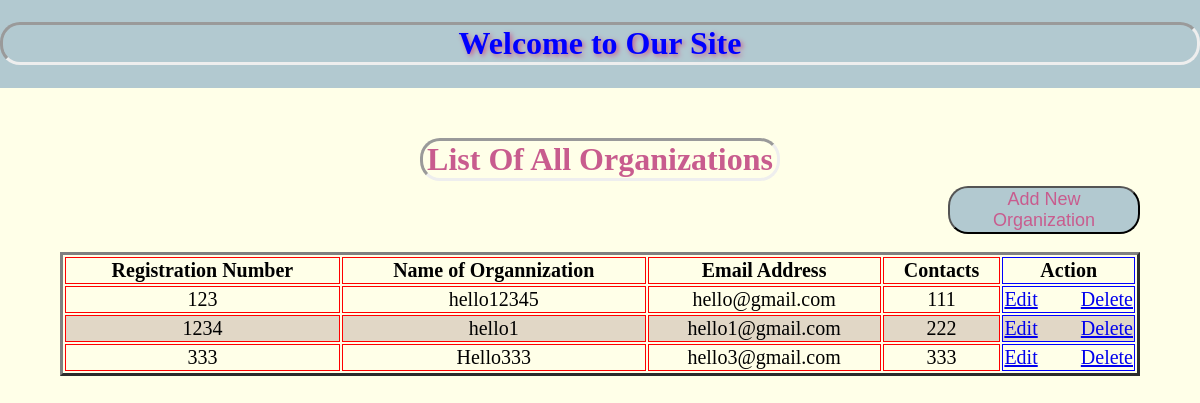
The page /all-charityorganization on the database as committed earlier.
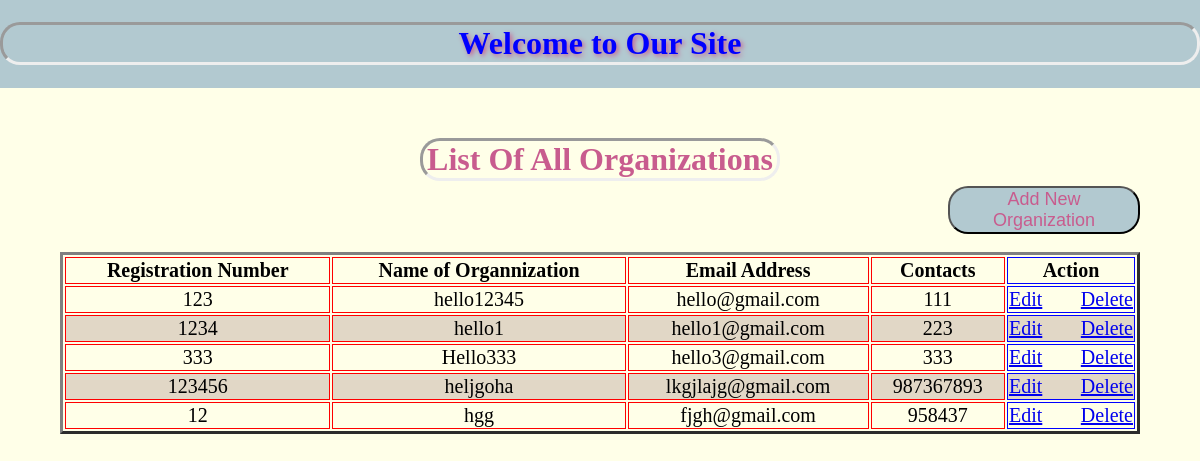
The same page on the database as committed later.
### charityorganization/models.py (models this page shows)
class Charityorg(models.Model):
    reg_number = models.CharField(max_length=7)
    name = models.CharField(max_length=70)
    email = models.CharField(max_length=40)
    contact = models.IntegerField(20)
    class Meta:
        db_table = "charityorg"

### charityorganization/views.py (the view)
# urls.py: path('all-charityorganization',views.show),
def show(request):
    showorg = Charityorg.objects.all()
    return render(request,"show.html",{'showorg':showorg})

### charityorganization/templates/show.html (shortened to what this page needs)
<!DOCTYPE html>
<html lang="en">
<head>
</head>
<body>
    <div class="div1">
        <h1 style="text-shadow: 2px 2px 5px #C85C8E; color:blue; border-style: inset;border-radius: 20px;">Welcome to Our Site</h1>
    </div>
    <h1 style="color:#C85C8E; text-align:center; border-style: inset;border-radius: 20px; margin: 50px 35% 5px 35%;">List Of All Organizations</h1>
    <button style="background: rgba(0, 76, 153, 0.3); font-size:18px;width:16%;height:18%; border-radius: 20px; margin-left:79%; border-style: outset;"><a href="/create" style="color:#C85C8E;text-decoration:none;">Add New Organization</a></button>
    <br>
    <br>
    <table style=" font-size:20px; width: 90%; margin-left:5%; margin-right:5%; border-style: outset;">
        <thead>
            <tr>
                <th style="border:1px solid red;">Registration Number</th>
                <th style="border:1px solid red">Name of Organnization</th>
                <th style="border:1px solid red">Email Address</th>
                <th style="border:1px solid red">Contacts</th>
                <th style="border:1px solid blue">Action</th>
            </tr>
        </thead>
        <tbody>
            {% for charityorganization in showorg %}
            <tr>
                <td style="border:1px solid red">{{charityorganization.reg_number}}</td>
                <td style="border:1px solid red">{{charityorganization.name}}</td>
                <td style="border:1px solid red">{{charityorganization.email}}</td>
                <td style="border:1px solid red">{{charityorganization.contact}}</td>
                <td style="border:1px solid blue">
                    <a href="/edit/{{charityorganization.id}}" style="float:left;">Edit</a>
                    <a href="/delete/{{charityorganization.id}}" style="float:right;">Delete</a>
                </td>
            </tr>
            {%endfor%}
        </tbody>
    </table>
</body>
</html>

Rows that differ between the two databases and show on the page:
changed Charityorg "hello1": contact "222" → "223"
added Charityorg: reg_number "123456", name "heljgoha", email "lkgjlajg@gmail.com", contact "987367893"
added Charityorg: reg_number "12", name "hgg", email "fjgh@gmail.com", contact "958437"
